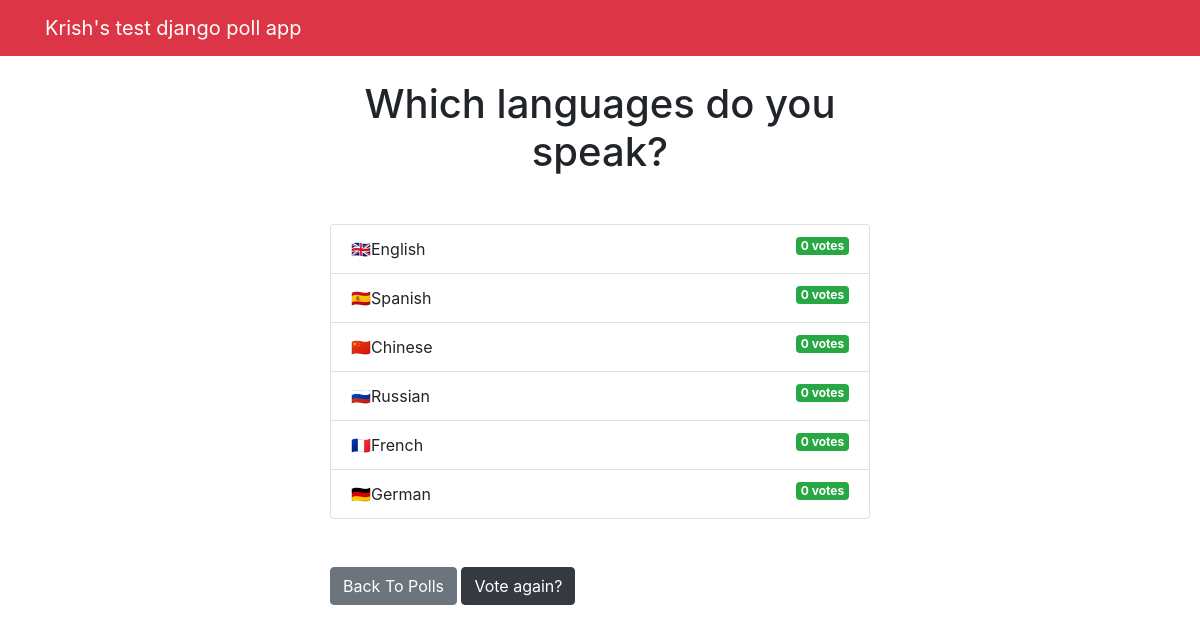
The app's page /polls/7/results/ with its own data.
### polls/models.py (models this page shows, shortened)
class Question(models.Model):
    question_text = models.CharField(max_length=200)
    pub_date = models.DateTimeField('Date published')

class Choice(models.Model):
    question = models.ForeignKey(Question, on_delete=models.CASCADE)
    choice_text = models.CharField(max_length=200)
    votes = models.IntegerField(default=0)

### polls/views.py (the view)
# urls.py: path('<int:question_id>/results/', views.results, name='results'),
def results(request, question_id):
  question = get_object_or_404(Question, pk=question_id)
  return render(request, 'polls/results.html', { 'question': question })

### templates/polls/results.html
{% extends 'base.html' %}
{% block content %}
<h1 class="mb-5 text-center">{{ question.question_text }}</h1>
<ul class="list-group mb-5">
	{% for choice in question.choice_set.all %}
	<li class="list-group-item">
		{{ choice.choice_text }}  <span class="badge badge-success float-right">{{ choice.votes }} vote{{ choice.votes | pluralize }}</span>
	</li>
	{% endfor %}
</ul>
<a class="btn btn-secondary" href="{% url 'polls:index' %}">Back To Polls</a>
<a class="btn btn-dark" href="{% url 'polls:detail' question.id %}">Vote again?</a>
{% endblock %}

### records on screen
Question: question_text "Which languages do you speak?"
Choice: choice_text "🇬🇧English", votes "0", votes|pluralize "s"
Choice: choice_text "🇪🇸Spanish", votes "0", votes|pluralize "s"
Choice: choice_text "🇨🇳Chinese", votes "0", votes|pluralize "s"
Choice: choice_text "🇷🇺Russian", votes "0", votes|pluralize "s"
Choice: choice_text "🇫🇷French", votes "0", votes|pluralize "s"
Choice: choice_text "🇩🇪German", votes "0", votes|pluralize "s"
